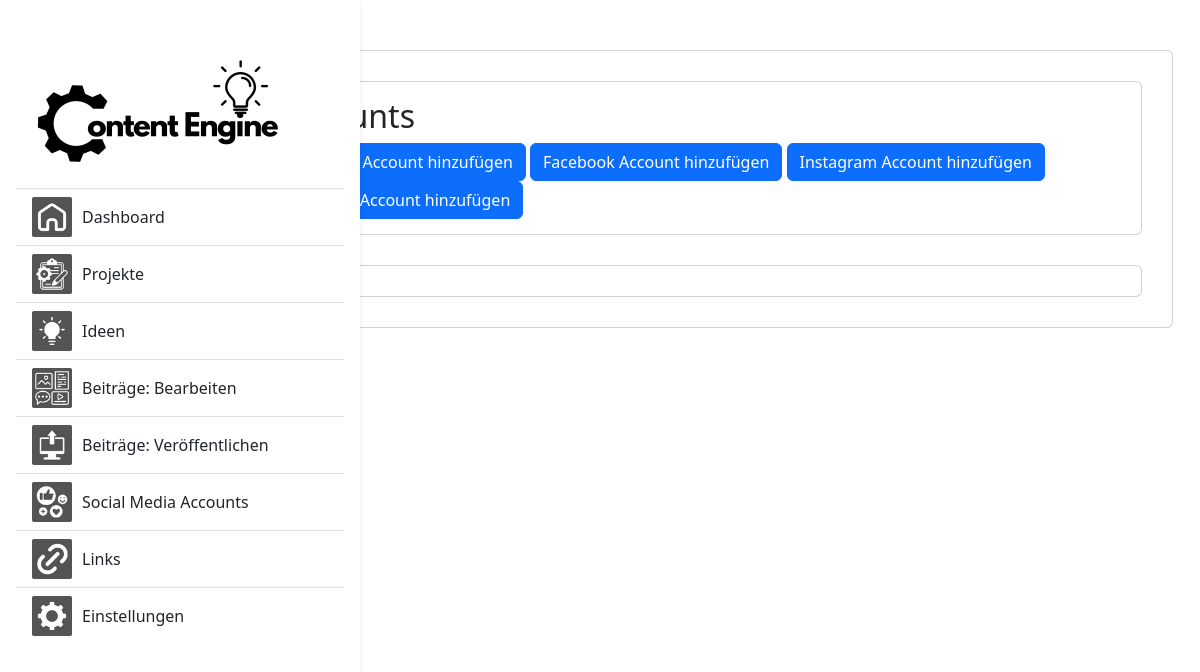
/core/accounts/, run on an earlier commit of the app's database.
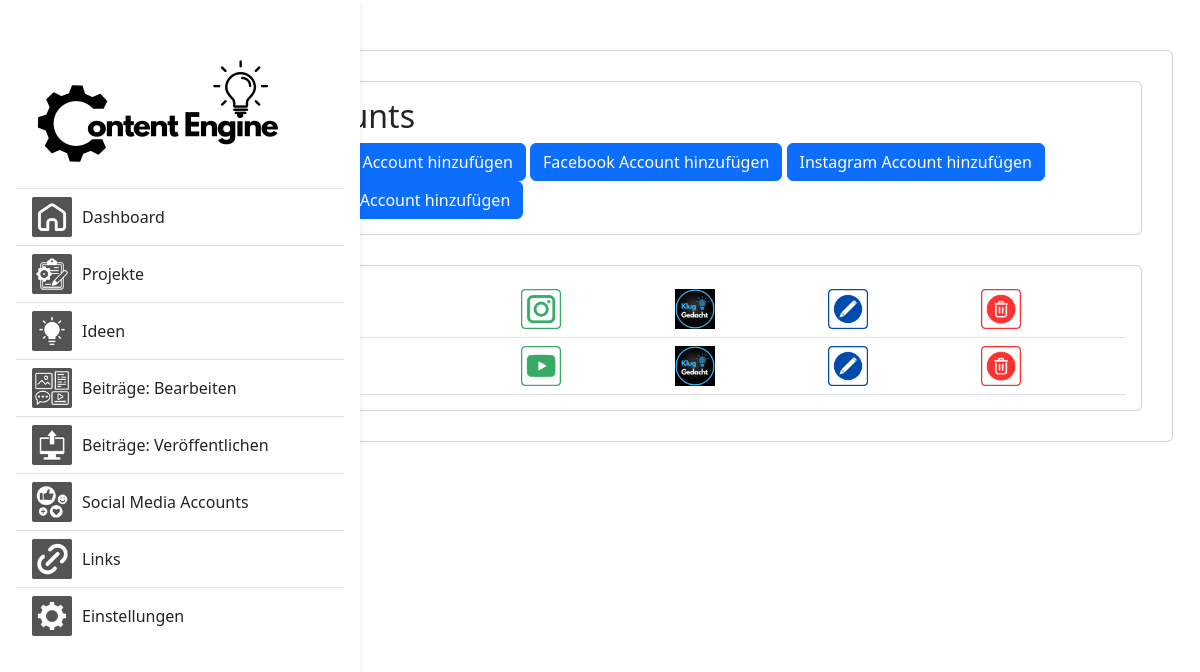
And on a later commit of the database.
### core/models.py (models this page shows)
class SocialMedia(models.Model):
    username = models.CharField(max_length=255)
    account_link = models.CharField(max_length=511, blank=True, null=True)
    password = models.CharField(max_length=255)
    profile_image = models.ImageField(upload_to='', blank=True, null=True)
    def get_class_name(self):
        return self.__class__.__name__
    def get_update_url(self):
        class_name = self.__class__.__name__.lower()
        return f'update_{class_name}_account'
    def get_delete_url(self):
        class_name = self.__class__.__name__.lower()
        return f'delete_{class_name}_account'

class Instagram(SocialMedia):
    access_token = models.CharField(max_length=511, null=True, blank=True)
    account_id = models.CharField(max_length=255, null=True, blank=True)

class SocialMedia(models.Model):
    username = models.CharField(max_length=255)
    account_link = models.CharField(max_length=511, blank=True, null=True)
    password = models.CharField(max_length=255)
    profile_image = models.ImageField(upload_to='', blank=True, null=True)
    def get_class_name(self):
        return self.__class__.__name__
    def get_update_url(self):
        class_name = self.__class__.__name__.lower()
        return f'update_{class_name}_account'
    def get_delete_url(self):
        class_name = self.__class__.__name__.lower()
        return f'delete_{class_name}_account'

class Youtube(SocialMedia):
    access_token = models.CharField(max_length=511, null=True, blank=True)
    account_id = models.CharField(max_length=255, null=True, blank=True)

### core/views.py (the view)
# urls.py: path('accounts/', views.list_accounts, name='list_accounts'),
def list_accounts(request):
    from django.shortcuts import render
    from .models import Pinterest, Facebook, Instagram, Youtube
    pinterest_accounts = Pinterest.objects.all()
    facebook_accounts = Facebook.objects.all()
    instagram_accounts = Instagram.objects.all()
    youtube_accounts = Youtube.objects.all()
    accounts = list(pinterest_accounts) + list(facebook_accounts) + list(instagram_accounts) + list(
        youtube_accounts)
    return render(request, 'core/account_list.html', {'accounts': accounts})

### core/templates/core/account_list.html
{% extends 'base.html' %}
{% load static %}
{% block content %}
<div class="container">
    <div class="card">
        <div class="card">
        <div class="row">
            <div class="col-md-12">
                <h2>Accounts</h2>
                <a class="btn btn-primary" href="{% url 'create_pinterest_account' %}">Pinterest Account hinzufügen</a>
                <a class="btn btn-primary" href="{% url 'create_facebook_account' %}">Facebook Account hinzufügen</a>
                <a class="btn btn-primary" href="{% url 'create_instagram_account' %}">Instagram Account hinzufügen</a>
                <a class="btn btn-primary" href="{% url 'create_youtube_account' %}">YouTube Account hinzufügen</a>
            </div>
        </div>
        </div>
        <div class="card">
            <div class="table-responsive">
                <table class="table mb-0">
                    <tbody>
                       {% for account in accounts %}
                        <tr class="align-middle">
                            <td class="font-size-12">{{ account.username }}</td>
                            <td class="font-size-12">
                                {% if account.get_class_name == 'Instagram' %}
                                    <img src="{% static 'core/instagram_published.png' %}" alt="Instagram" class="icon-40px">
                                {% elif account.get_class_name == 'Facebook' %}
                                    <img src="{% static 'core/facebook_published.png' %}" alt="Facebook" class="icon-40px">
                                {% elif account.get_class_name == 'Pinterest' %}
                                    <img src="{% static 'core/pinterest_published.png' %}" alt="Pinterest" class="icon-40px">
                                {% elif account.get_class_name == 'Youtube' %}
                                    <img src="{% static 'core/youtube_published.png' %}" alt="Youtube" class="icon-40px">
                                {% endif %}
                            </td>
                            <td class="font-size-12">
                                {% if account.profile_image %}
                                    <img src="{{ account.profile_image.url }}" alt="{{ account.username }}" class="icon-40px">
                                {% endif %}
                            </td>
                            <td>
                                <a href="{% url account.get_update_url pk=account.id %}">
                                    <img src="{% static 'core/edit.png' %}" alt="Edit" class="icon-40px">
                                </a>
                            </td>
                            <td>
                                <a href="{% url account.get_delete_url pk=account.id %}">
                                    <img src="{% static 'core/delete.png' %}" alt="Delete" class="icon-40px">
                                </a>
                            </td>
                        </tr>
                        {% endfor %}
                    </tbody>
                </table>
            </div>
        </div>
    </div>
</div>
{% endblock %}

### core/templates/base.html (shortened to what this page needs)
<!DOCTYPE html>
<html>
<head>
    <link rel="stylesheet" type="text/css" href="https://cdn.jsdelivr.net/npm/slick-carousel@1.8.1/slick/slick.css"/>
    <link rel="stylesheet" type="text/css" href="https://cdn.jsdelivr.net/npm/slick-carousel@1.8.1/slick/slick-theme.css"/>
    {% load static %}
    <link href="{% static 'core/styles.css' %}" rel="stylesheet">
    <link href="https://cdn.jsdelivr.net/npm/bootstrap@5.3.2/dist/css/bootstrap.min.css" rel="stylesheet">
</head>
<body>
    <div class="row">
        <div class="col-md-2">
            <aside>
                <nav id="sidebarMenu" class="collapse d-lg-block sidebar collapse bg-white">
                    <div class="position-sticky">
                        <div class="list-group list-group-flush mx-3 mt-4">
                            <a href="{% url 'dashboard' %}" class="list-group-item list-group-item-action py-2 ripple" aria-current="true">
                               <img src="{% static 'core/logo.png' %}" alt="Post Icon" style="height: 128px; width: 256px; margin-right: 10px;">
                            </a>
                            <a href="{% url 'overview' %}" class="list-group-item list-group-item-action py-2 ripple d-flex align-items-center">
                                <img src="{% static 'core/home.png' %}" alt="Post Icon" style="height: 40px; width: 40px; margin-right: 10px;">
                                <span>Dashboard</span>
                            </a>
                            <a href="{% url 'list_projects' %}" class="list-group-item list-group-item-action py-2 ripple d-flex align-items-center">
                                <img src="{% static 'core/projects.png' %}" alt="Post Icon" style="height: 40px; width: 40px; margin-right: 10px;">
                                <span>Projekte</span>
                            </a>
                            <a href="{% url 'list_ideas' %}" class="list-group-item list-group-item-action py-2 ripple d-flex align-items-center">
                                <img src="{% static 'core/idea.png' %}" alt="Post Icon" style="height: 40px; width: 40px; margin-right: 10px;">
                                <span>Ideen</span>
                            </a>
                            <a href="{% url 'list_posts' %}" class="list-group-item list-group-item-action py-2 ripple d-flex align-items-center">
                                <img src="{% static 'core/post.png' %}" alt="Post Icon" style="height: 40px; width: 40px; margin-right: 10px;">
                                <span>Beiträge: Bearbeiten</span>
                            </a>
                             <a href="{% url 'list_publish_posts' %}" class="list-group-item list-group-item-action py-2 ripple d-flex align-items-center">
                                <img src="{% static 'core/publish.png' %}" alt="Post Icon" style="height: 40px; width: 40px; margin-right: 10px;">
                                <span>Beiträge: Veröffentlichen</span>
                            </a>
                             <a href="{% url 'list_accounts' %}" class="list-group-item list-group-item-action py-2 ripple d-flex align-items-center">
                                <img src="{% static 'core/accounts.png' %}" alt="Post Icon" style="height: 40px; width: 40px; margin-right: 10px;">
                                <span>Social Media Accounts</span>
                            </a>
                            <a href="{% url 'list_links' %}" class="list-group-item list-group-item-action py-2 ripple d-flex align-items-center">
                                <img src="{% static 'core/link.png' %}" alt="Post Icon" style="height: 40px; width: 40px; margin-right: 10px;">
                                <span>Links</span>
                            </a>
                            <a href="{% url 'settings' %}" class="list-group-item list-group-item-action py-2 ripple d-flex align-items-center">
                                <img src="{% static 'core/settings.png' %}" alt="Post Icon" style="height: 40px; width: 40px; margin-right: 10px;">
                                <span>Einstellungen</span>
                            </a>
                        </div>
                    </div>
                </nav>
            </aside>
        </div>
        <div class="col-md-10">
            <main>
                {% block content %}
                {% endblock %}
            </main>
        </div>
    </div>
</body>
</html>

### static/core/styles.css (style rules this page uses)
body { background-color: #fbfbfb; }
.sidebar { position: fixed; top: 0; bottom: 0; left: 0; padding: 20px 0 0; box-shadow: 0 2px 5px 0 rgb(0 0 0 / 5%), 0 2px 10px 0 rgb(0 0 0 / 5%); width: 360px; z-index: 600; }
.container { margin-top: 50px; }
.card { padding-bottom: 15px; padding-right: 15px; padding-left: 15px; padding-top: 15px; margin: 15px; }
.icon-40px { height: 40px; width: 40px; }
.font-size-12 { font-size: 12px; }

What changed in the data, as far as the page shows it:
added Instagram: profile_image (picture)
added Youtube: profile_image (picture)
